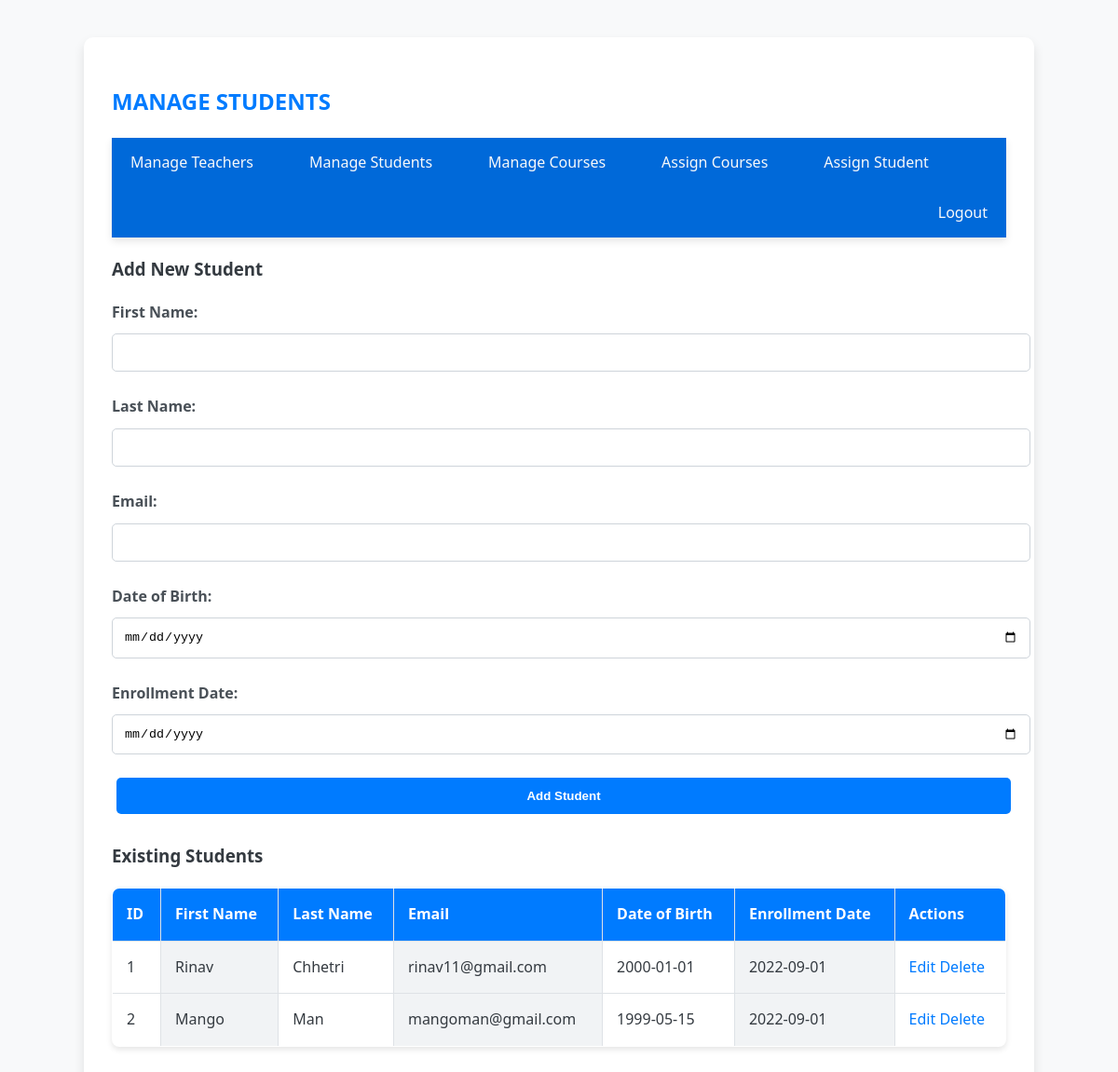
Page /superadmin/manage_students/index.php (signed in) on the committed database.
### tables this page shows
CREATE TABLE `students` (
  `student_id` int(11) NOT NULL,
  `first_name` varchar(50) NOT NULL,
  `last_name` varchar(50) NOT NULL,
  `email` varchar(100) NOT NULL,
  `semester` int(11) NOT NULL DEFAULT '1',
  `date_of_birth` date DEFAULT NULL,
  `enrollment_date` date DEFAULT NULL
);

### superadmin/manage_students/index.php (the view, shortened to what this page needs)
<?php
include '../../db_connect.php';
$sql = "SELECT * FROM Students";
$result = $conn->query($sql);
$students = $result->fetch_all(MYSQLI_ASSOC);
?>
<!DOCTYPE html>
<html>
<head>
    <link rel="stylesheet" type="text/css" href="/css/style.css">
</head>
<body>
    <div class="container">
        <h2>Manage Students</h2>
        <?php include '../components/navbar.php'; ?>
        <h3>Add New Student</h3>
        <form method="post">
            <label for="first_name">First Name:</label>
            <input type="text" name="first_name" required><br>
            <label for="last_name">Last Name:</label>
            <input type="text" name="last_name" required><br>
            <label for="email">Email:</label>
            <input type="email" name="email" required><br>
            <label for="date_of_birth">Date of Birth:</label>
            <input type="date" name="date_of_birth" required><br>
            <label for="enrollment_date">Enrollment Date:</label>
            <input type="date" name="enrollment_date" required><br>
            <input type="submit" value="Add Student">
        </form>
        <h3>Existing Students</h3>
        <table>
            <tr>
                <th>ID</th>
                <th>First Name</th>
                <th>Last Name</th>
                <th>Email</th>
                <th>Date of Birth</th>
                <th>Enrollment Date</th>
                <th>Actions</th>
            </tr>
            <?php foreach ($students as $student): ?>
                <tr>
                    <td><?php echo htmlspecialchars($student['student_id']); ?></td>
                    <td><?php echo htmlspecialchars($student['first_name']); ?></td>
                    <td><?php echo htmlspecialchars($student['last_name']); ?></td>
                    <td><?php echo htmlspecialchars($student['email']); ?></td>
                    <td><?php echo htmlspecialchars($student['date_of_birth']); ?></td>
                    <td><?php echo htmlspecialchars($student['enrollment_date']); ?></td>
                    <td>
                        <a href="edit.php?id=<?php echo $student['student_id']; ?>">Edit</a>
                        <a href="delete.php?id=<?php echo $student['student_id']; ?>">Delete</a>
                    </td>
                </tr>
            <?php endforeach; ?>
        </table>
    </div>
</body>
</html>

### css/style.css (style rules this page uses)
body { font-family: 'Segoe UI', Tahoma, Geneva, Verdana, sans-serif; background-color: #f8f9fa; margin: 0; padding: 0; line-height: 1.6; color: #343a40; }
.container { width: 80%; margin: 40px auto; padding: 30px; background-color: #ffffff; box-shadow: 0 6px 12px rgba(0, 0, 0, 0.1); border-radius: 10px; }
h2 { color: #007bff; margin-bottom: 20px; font-weight: 700; text-transform: uppercase; }
form { margin-bottom: 20px; }
form label { display: block; margin: 10px 0 5px; font-weight: 600; color: #495057; }
form input, form select { width: 100%; padding: 12px; margin: 5px 0 15px; border: 1px solid #ced4da; border-radius: 5px; transition: border-color 0.3s, box-shadow 0.3s; }
.btn, form input[type="submit"] { min-width: 120px; padding: 12px 20px; border: none; border-radius: 5px; background-color: #007bff; color: white; cursor: pointer; transition: background-color 0.3s, transform 0.3s; display: inline-block; margin: 10px 5px; font-weight: 600; }
table { width: 100%; border-collapse: collapse; margin-bottom: 20px; background-color: #ffffff; border-radius: 8px; overflow: hidden; box-shadow: 0 3px 6px rgba(0, 0, 0, 0.1); }
table, th, td { border: 1px solid #dee2e6; }
th, td { padding: 15px; text-align: left; }
th { background-color: #007bff; color: white; font-weight: 600; }
td { background-color: #ffffff; }
td:nth-child(even) { background-color: #f1f3f5; }
a { color: #007bff; text-decoration: none; transition: color 0.3s; }

### rows in the picture
students: student_id "1", first_name "Rinav", last_name "Chhetri", email "rinav11@gmail.com", date_of_birth "2000-01-01", enrollment_date "2022-09-01"
students: student_id "2", first_name "Mango", last_name "Man", email "mangoman@gmail.com", date_of_birth "1999-05-15", enrollment_date "2022-09-01"
